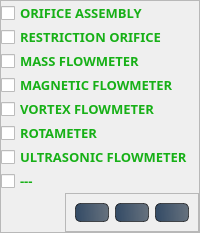
                          <widget class="QFrame" name="frame_34">
                           <property name="maximumSize">
                            <size>
                             <width>16777215</width>
                             <height>16777215</height>
                            </size>
                           </property>
                           <property name="frameShape">
                            <enum>QFrame::StyledPanel</enum>
                           </property>
                           <property name="frameShadow">
                            <enum>QFrame::Raised</enum>
                           </property>
                           <layout class="QVBoxLayout" name="verticalLayout_29">
                            <property name="spacing">
                             <number>0</number>
                            </property>
                            <property name="leftMargin">
                             <number>0</number>
                            </property>
                            <property name="topMargin">
                             <number>0</number>
                            </property>
                            <property name="rightMargin">
                             <number>0</number>
                            </property>
                            <property name="bottomMargin">
                             <number>0</number>
                            </property>
                            <item>
                             <widget class="QCheckBox" name="checkBox_7">
                              <property name="font">
                               <font>
                                <family>맑은 고딕</family>
                                <pointsize>10</pointsize>
                                <weight>75</weight>
                                <bold>true</bold>
                               </font>
                              </property>
                              <property name="styleSheet">
                               <string notr="true">color:rgba(0, 170, 0, 230);</string>
                              </property>
                              <property name="text">
                               <string>ORIFICE ASSEMBLY</string>
                              </property>
                             </widget>
                            </item>
                            <item>
                             <widget class="QCheckBox" name="checkBox_8">
                              <property name="font">
                               <font>
                                <family>맑은 고딕</family>
                                <pointsize>10</pointsize>
                                <weight>75</weight>
                                <bold>true</bold>
                               </font>
                              </property>
                              <property name="styleSheet">
                               <string notr="true">color:rgba(0, 170, 0, 230);</string>
                              </property>
                              <property name="text">
                               <string>RESTRICTION ORIFICE</string>
                              </property>
                             </widget>
                            </item>
                            <item>
                             <widget class="QCheckBox" name="checkBox_9">
                              <property name="font">
                               <font>
                                <family>맑은 고딕</family>
                                <pointsize>10</pointsize>
                                <weight>75</weight>
                                <bold>true</bold>
                               </font>
                              </property>
                              <property name="styleSheet">
                               <string notr="true">color:rgba(0, 170, 0, 230);</string>
                              </property>
                              <property name="text">
                               <string>MASS FLOWMETER</string>
                              </property>
                             </widget>
                            </item>
                            <item>
                             <widget class="QCheckBox" name="checkBox_10">
                              <property name="font">
                               <font>
                                <family>맑은 고딕</family>
                                <pointsize>10</pointsize>
                                <weight>75</weight>
                                <bold>true</bold>
                               </font>
                              </property>
                              <property name="styleSheet">
                               <string notr="true">color:rgba(0, 170, 0, 230);</string>
                              </property>
                              <property name="text">
                               <string>MAGNETIC FLOWMETER</string>
                              </property>
                             </widget>
                            </item>
                            <item>
                             <widget class="QCheckBox" name="checkBox_15">
                              <property name="font">
                               <font>
                                <family>맑은 고딕</family>
                                <pointsize>10</pointsize>
                                <weight>75</weight>
                                <bold>true</bold>
                               </font>
                              </property>
                              <property name="styleSheet">
                               <string notr="true">color:rgba(0, 170, 0, 230);</string>
                              </property>
                              <property name="text">
                               <string>VORTEX FLOWMETER</string>
                              </property>
                             </widget>
                            </item>
                            <item>
                             <widget class="QCheckBox" name="checkBox_16">
                              <property name="font">
                               <font>
                                <family>맑은 고딕</family>
                                <pointsize>10</pointsize>
                                <weight>75</weight>
                                <bold>true</bold>
                               </font>
                              </property>
                              <property name="styleSheet">
                               <string notr="true">color:rgba(0, 170, 0, 230);</string>
                              </property>
                              <property name="text">
                               <string>ROTAMETER</string>
                              </property>
                             </widget>
                            </item>
                            <item>
                             <widget class="QCheckBox" name="checkBox_17">
                              <property name="font">
                               <font>
                                <family>맑은 고딕</family>
                                <pointsize>10</pointsize>
                                <weight>75</weight>
                                <bold>true</bold>
                               </font>
                              </property>
                              <property name="styleSheet">
                               <string notr="true">color:rgba(0, 170, 0, 230);</string>
                              </property>
                              <property name="text">
                               <string>ULTRASONIC FLOWMETER</string>
                              </property>
                             </widget>
                            </item>
                            <item>
                             <widget class="QCheckBox" name="checkBox_18">
                              <property name="font">
                               <font>
                                <family>맑은 고딕</family>
                                <pointsize>10</pointsize>
                                <weight>75</weight>
                                <bold>true</bold>
                               </font>
                              </property>
                              <property name="styleSheet">
                               <string notr="true">color:rgba(0, 170, 0, 230);</string>
                              </property>
                              <property name="text">
                               <string>---</string>
                              </property>
                             </widget>
                            </item>
                            <item alignment="Qt::AlignRight">
                             <widget class="QFrame" name="frame_39">
                              <property name="frameShape">
                               <enum>QFrame::StyledPanel</enum>
                              </property>
                              <property name="frameShadow">
                               <enum>QFrame::Raised</enum>
                              </property>
                              <layout class="QHBoxLayout" name="horizontalLayout_14">
                               <item>
                                <widget class="QPushButton" name="pushButton_18">
                                 <property name="minimumSize">
                                  <size>
                                   <width>0</width>
                                   <height>0</height>
                                  </size>
                                 </property>
                                 <property name="font">
                                  <font>
                                   <family>맑은 고딕</family>
                                   <pointsize>9</pointsize>
                                   <weight>75</weight>
                                   <bold>true</bold>
                                  </font>
                                 </property>
                                 <property name="styleSheet">
                                  <string notr="true">QPushButton#pushButton_18{	
	background-color: qlineargradient(spread:pad, x1:0, y1:0.505682, x2:1, y2:0.477, stop:0 rgba(20, 47, 78, 219), stop:1 rgba(85, 98, 112, 226));
	color:rgba(255, 255, 255, 210);
	border:1px solid rgba(0, 0, 0, 150);
	border-radius:5px;
}
QPushButton#pushButton_18:hover{	
	background-color: qlineargradient(spread:pad, x1:0, y1:0.505682, x2:1, y2:0.477, stop:0 rgba(40, 67, 98, 219), stop:1 rgba(105, 118, 132, 226));
}
QPushButton#pushButton_18:pressed{
	padding-left:3px;
	padding-top:3px;
	border-top:2px solid rgba(0, 0, 0, 150);
	border-left:2px solid rgba(0, 0, 0, 150);
	border-right:1px solid rgba(0, 0, 0, 150);
	border-bottom:1px solid rgba(0, 0, 0, 150);
	background-color:rgba(105, 118, 132, 200);
}
</string>
                                 </property>
                                 <property name="text">
                                  <string/>
                                 </property>
                                 <property name="icon">
                                  <iconset resource="icon_res.qrc">
                                   <normaloff>:/icons/icons/check-square.svg</normaloff>:/icons/icons/check-square.svg</iconset>
                                 </property>
                                 <property name="iconSize">
                                  <size>
                                   <width>24</width>
                                   <height>24</height>
                                  </size>
                                 </property>
                                </widget>
                               </item>
                               <item>
                                <widget class="QPushButton" name="pushButton_31">
                                 <property name="minimumSize">
                                  <size>
                                   <width>0</width>
                                   <height>0</height>
                                  </size>
                                 </property>
                                 <property name="font">
                                  <font>
                                   <family>맑은 고딕</family>
                                   <pointsize>9</pointsize>
                                   <weight>75</weight>
                                   <bold>true</bold>
                                  </font>
                                 </property>
                                 <property name="styleSheet">
                                  <string notr="true">QPushButton#pushButton_31{	
	background-color: qlineargradient(spread:pad, x1:0, y1:0.505682, x2:1, y2:0.477, stop:0 rgba(20, 47, 78, 219), stop:1 rgba(85, 98, 112, 226));
	color:rgba(255, 255, 255, 210);
	border:1px solid rgba(0, 0, 0, 150);
	border-radius:5px;
}
QPushButton#pushButton_31:hover{	
	background-color: qlineargradient(spread:pad, x1:0, y1:0.505682, x2:1, y2:0.477, stop:0 rgba(40, 67, 98, 219), stop:1 rgba(105, 118, 132, 226));
}
QPushButton#pushButton_31:pressed{
	padding-left:3px;
	padding-top:3px;
	border-top:2px solid rgba(0, 0, 0, 150);
	border-left:2px solid rgba(0, 0, 0, 150);
	border-right:1px solid rgba(0, 0, 0, 150);
	border-bottom:1px solid rgba(0, 0, 0, 150);
	background-color:rgba(105, 118, 132, 200);
}
</string>
                                 </property>
                                 <property name="text">
                                  <string/>
                                 </property>
                                 <property name="icon">
                                  <iconset resource="icon_res.qrc">
                                   <normaloff>:/icons/icons/external-link.svg</normaloff>:/icons/icons/external-link.svg</iconset>
                                 </property>
                                 <property name="iconSize">
                                  <size>
                                   <width>24</width>
                                   <height>24</height>
                                  </size>
                                 </property>
                                </widget>
                               </item>
                               <item>
                                <widget class="QPushButton" name="pushButton_32">
                                 <property name="minimumSize">
                                  <size>
                                   <width>0</width>
                                   <height>0</height>
                                  </size>
                                 </property>
                                 <property name="font">
                                  <font>
                                   <family>맑은 고딕</family>
                                   <pointsize>9</pointsize>
                                   <weight>75</weight>
                                   <bold>true</bold>
                                  </font>
                                 </property>
                                 <property name="styleSheet">
                                  <string notr="true">QPushButton#pushButton_32{	
	background-color: qlineargradient(spread:pad, x1:0, y1:0.505682, x2:1, y2:0.477, stop:0 rgba(20, 47, 78, 219), stop:1 rgba(85, 98, 112, 226));
	color:rgba(255, 255, 255, 210);
	border:1px solid rgba(0, 0, 0, 150);
	border-radius:5px;
}
QPushButton#pushButton_32:hover{	
	background-color: qlineargradient(spread:pad, x1:0, y1:0.505682, x2:1, y2:0.477, stop:0 rgba(40, 67, 98, 219), stop:1 rgba(105, 118, 132, 226));
}
QPushButton#pushButton_32:pressed{
	padding-left:3px;
	padding-top:3px;
	border-top:2px solid rgba(0, 0, 0, 150);
	border-left:2px solid rgba(0, 0, 0, 150);
	border-right:1px solid rgba(0, 0, 0, 150);
	border-bottom:1px solid rgba(0, 0, 0, 150);
	background-color:rgba(105, 118, 132, 200);
}
</string>
                                 </property>
                                 <property name="text">
                                  <string/>
                                 </property>
                                 <property name="icon">
                                  <iconset resource="icon_res.qrc">
                                   <normaloff>:/icons/icons/settings.svg</normaloff>:/icons/icons/settings.svg</iconset>
                                 </property>
                                 <property name="iconSize">
                                  <size>
                                   <width>24</width>
                                   <height>24</height>
                                  </size>
                                 </property>
                                </widget>
                               </item>
                              </layout>
                             </widget>
                            </item>
                           </layout>
                          </widget>
